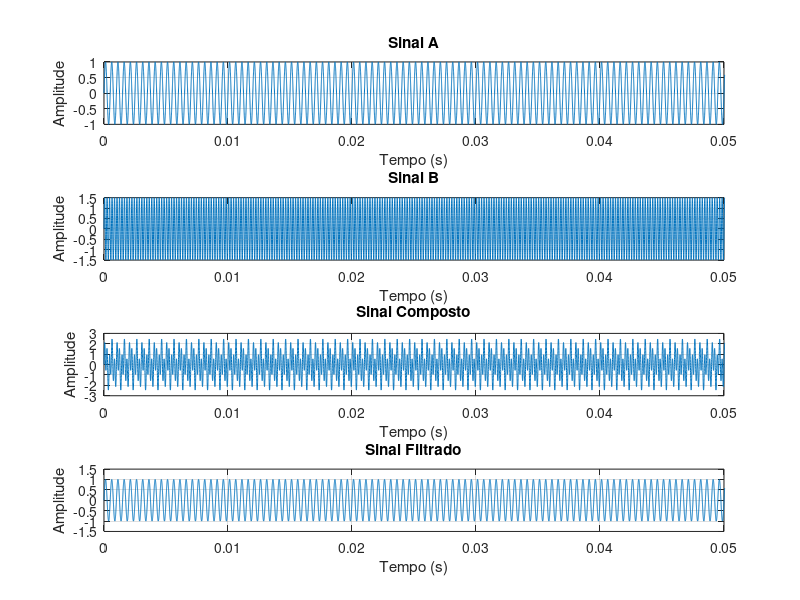
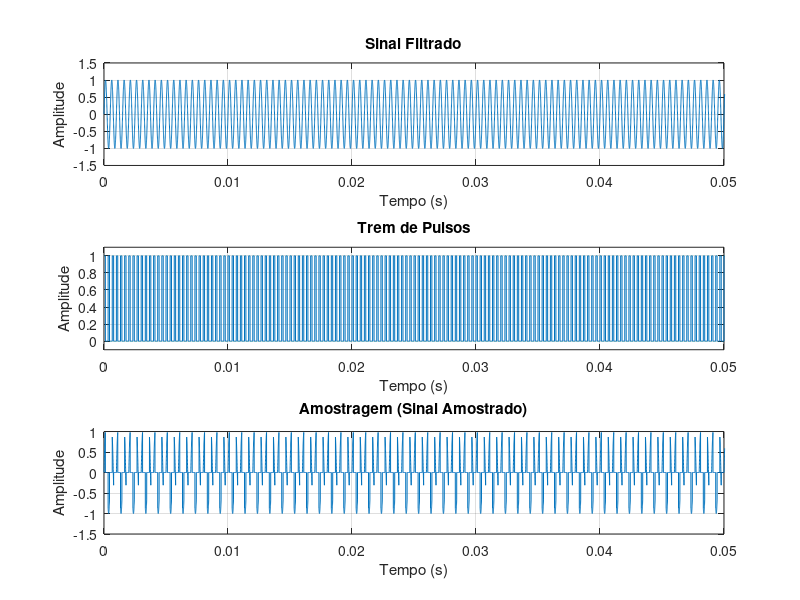
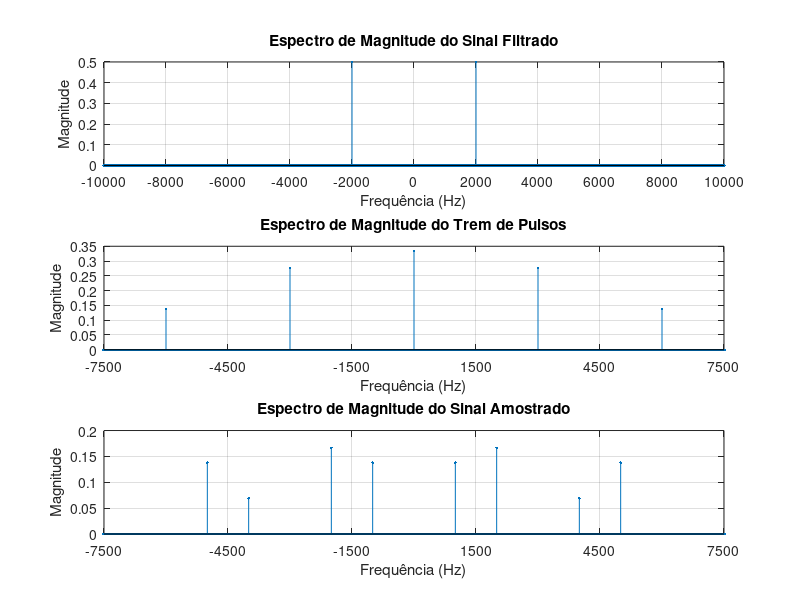
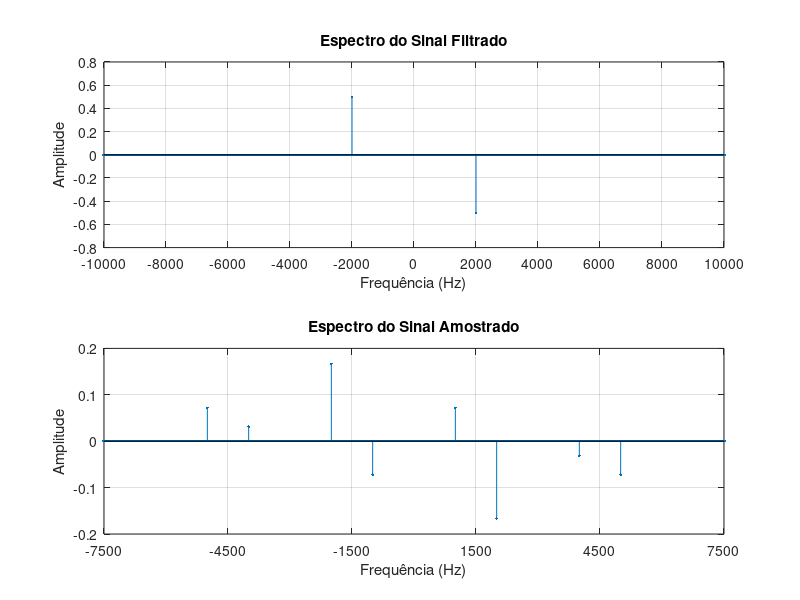

Source code (MATLAB) for these figures, in order:
clear;
clc;
close all;

pkg load signal;

f1 = 2e3;        % Frequencia do Sinal A (util)
f2 = 5e3;        % Frequencia do Sinal B (fora da banda permitida)
A1 = 1.0;        % Amplitude do Sinal A
A2 = 1.5;        % Amplitude do Sinal B

fs = 3e3;      % Frequencia de amostragem
Ts = 1/fs;       % Periodo de amostragem
fAnalog = 360e3; % Frequencia da grade computacional (emula tempo continuo)
Ta = 1/fAnalog;  % Passo da grade computacional
tempoTotal = 1;% Tempo total de simulação
t = 0:Ta:tempoTotal-Ta;% Grade computacional
nPAnalog = length(t);% Total de pontos da grade
fCorte = 3e3;    % Frequencia de corte do filtro passa baixas anti aliasing

duty = 1/3;      % Duty cycle do pulso
d = duty*Ts;     % Largura do pulso em segundos

sinalA = A1*sin(2*pi*f1*t);% Sinal a ser amostrado
sinalB = A2*sin(2*pi*f2*t);% Sinal fora da banda
sinalComposto = sinalA + sinalB;

% Emulando um filtro ideal anti-aliasing
filtroIdeal = zeros(1,nPAnalog);

for i = 1:nPAnalog
    fAtual = (i-1)*(fAnalog/nPAnalog);

    if fAtual <= fCorte || fAtual >= (fAnalog-fCorte)
        filtroIdeal(i) = 1;
    else
        filtroIdeal(i) = 0;
    end
end

sinalCompostoFFT = fft(sinalComposto);
sinalFiltradoFFT = sinalCompostoFFT .* filtroIdeal;
sinalFiltrado = real(ifft(sinalFiltradoFFT));

kPasso = round(fAnalog / fs);
kPulso = round(duty * kPasso);

% Trem de pulsos retangulares para amostragem natural
tremPulsos = zeros(1,nPAnalog);
tremPulsos(mod(0:nPAnalog-1, kPasso) < kPulso) = 1;
dutyReal = mean(tremPulsos); % c0 medido do trem de pulsos

sinalAmostrado = sinalFiltrado .* tremPulsos;% Amostragem natural: x(t) * p(t)

% Figura 1: Sinais no tempo (4 subplots)
figure;

subplot(4,1,1);
plot(t,sinalA);
grid on;
xlabel('Tempo (s)');
ylabel('Amplitude');
title('Sinal A');
xlim([0 0.05]);

subplot(4,1,2);
plot(t,sinalB);
grid on;
xlabel('Tempo (s)');
ylabel('Amplitude');
title('Sinal B');
xlim([0 0.05]);

subplot(4,1,3);
plot(t,sinalComposto);
grid on;
xlabel('Tempo (s)');
ylabel('Amplitude');
title('Sinal Composto');
xlim([0 0.05]);

subplot(4,1,4);
plot(t,sinalFiltrado);
grid on;
xlabel('Tempo (s)');
ylabel('Amplitude');
title('Sinal Filtrado');
xlim([0 0.05]);

saveas(gcf, sprintf('Natural_%gHz_01_Sinais_No_Tempo.png', fs));

% Figura 2: Processo de amostragem no tempo (3 subplots - sem o 4° gráfico)
figure;

subplot(3,1,1);
plot(t,sinalFiltrado);
grid on;
xlabel('Tempo (s)');
ylabel('Amplitude');
title('Sinal Filtrado');
xlim([0 0.05]);

subplot(3,1,2);
plot(t,tremPulsos);
grid on;
xlabel('Tempo (s)');
ylabel('Amplitude');
title('Trem de Pulsos');
xlim([0 0.05]);
ylim([-0.1 1.1]);

subplot(3,1,3);
plot(t,sinalAmostrado);
grid on;
xlabel('Tempo (s)');
ylabel('Amplitude');
title('Amostragem (Sinal Amostrado)');
xlim([0 0.05]);

saveas(gcf, sprintf('Natural_%gHz_02_Processo_De_Amostragem.png', fs));

f = (-nPAnalog/2:nPAnalog/2-1)*(fAnalog/nPAnalog);

sinalFiltradoFFT_plot = fftshift(fft(sinalFiltrado))/nPAnalog;
tremPulsosFFT_plot = fftshift(fft(tremPulsos))/nPAnalog;
sinalAmostradoFFT_plot = fftshift(fft(sinalAmostrado))/nPAnalog;

% Figura 3: Espectros de Magnitude (3 subplots)
figure;

subplot(3,1,1);
stem(f,abs(sinalFiltradoFFT_plot),'.');
grid on;
xlabel('Frequência (Hz)');
ylabel('Magnitude');
title('Espectro de Magnitude do Sinal Filtrado');
xlim([-10000 10000]);
xticks(-10000:2000:10000);

subplot(3,1,2);
stem(f,abs(tremPulsosFFT_plot),'.');
grid on;
xlabel('Frequência (Hz)');
ylabel('Magnitude');
title('Espectro de Magnitude do Trem de Pulsos');
xlim([-2.5*fs 2.5*fs]);
xticks(-2.5*fs : fs : 2.5*fs);

subplot(3,1,3);
stem(f,abs(sinalAmostradoFFT_plot),'.');
grid on;
xlabel('Frequência (Hz)');
ylabel('Magnitude');
title('Espectro de Magnitude do Sinal Amostrado');
xlim([-2.5*fs 2.5*fs]);
xticks(-2.5*fs : fs : 2.5*fs);

saveas(gcf, sprintf('Natural_%gHz_03_Espectros_De_Magnitude.png', fs));

% Figura 4: Espectros com foco na parte imaginária (2 subplots)
figure;

subplot(2,1,1);
stem(f,imag(sinalFiltradoFFT_plot),'.');
grid on;
xlabel('Frequência (Hz)');
ylabel('Amplitude');
title('Espectro do Sinal Filtrado');
xlim([-10000 10000]);
xticks(-10000:2000:10000);

subplot(2,1,2);
stem(f,imag(sinalAmostradoFFT_plot),'.');
grid on;
xlabel('Frequência (Hz)');
ylabel('Amplitude');
title('Espectro do Sinal Amostrado');
xlim([-2.5*fs 2.5*fs]);
xticks(-2.5*fs : fs : 2.5*fs);

saveas(gcf, sprintf('Natural_%gHz_04_Espectros_Do_Sinal_Imag.png', fs));

% Reconstrução por filtro passa-baixas ideal
fCorteReconstrucao = fs/2;
filtroReconstrucao = zeros(1,nPAnalog);

for i = 1:nPAnalog
    fAtual = (i-1)*(fAnalog/nPAnalog);
    if fAtual <= fCorteReconstrucao || fAtual >= (fAnalog-fCorteReconstrucao)
        filtroReconstrucao(i) = 1;
    else
        filtroReconstrucao(i) = 0;
    end
end

% Compensação da atenuação do pulso dividindo pelo duty cycle real
sinalReconstruidoFFT = fft(sinalAmostrado) .* filtroReconstrucao / dutyReal;
sinalReconstruido = real(ifft(sinalReconstruidoFFT));

filtroReconstrucaoPlot = fftshift(filtroReconstrucao);
sinalReconstruidoFFT_plot = fftshift(sinalReconstruidoFFT)/nPAnalog;

% Etapa de Reconstrução
figure;

subplot(4,1,1);
stem(f,imag(sinalAmostradoFFT_plot),'.');
grid on;
xlabel('Frequência (Hz)');
ylabel('Amplitude');
title('Espectro do Sinal Amostrado');
xlim([-2.5*fs 2.5*fs]);
xticks(-2.5*fs : fs : 2.5*fs);

subplot(4,1,2);
plot(f,filtroReconstrucaoPlot);
grid on;
xlabel('Frequência (Hz)');
ylabel('Ganho');
title('Filtro Ideal de Reconstrução');
xlim([-2.5*fs 2.5*fs]);
xticks(-2.5*fs : fs : 2.5*fs);
ylim([-0.2 1.2]);

subplot(4,1,3);
stem(f,imag(sinalReconstruidoFFT_plot),'.');
grid on;
xlabel('Frequência (Hz)');
ylabel('Amplitude');
title('Espectro do Sinal Reconstruído');
xlim([-2.5*fs 2.5*fs]);
xticks(-2.5*fs : fs : 2.5*fs);

subplot(4,1,4);
plot(t, sinalFiltrado, 'DisplayName', 'Sinal Filtrado');
hold on;
plot(t, sinalReconstruido, '--', 'DisplayName', 'Sinal Reconstruído');
grid on;
xlabel('Tempo (s)');
ylabel('Amplitude');
title('Comparação: Sinal Filtrado vs Sinal Reconstruído');
xlim([0 0.05]);
legend('Location', 'northeast');
hold off;

saveas(gcf, sprintf('Natural_%gHz_05_Reconstrucao_E_Comparacao.png', fs));
